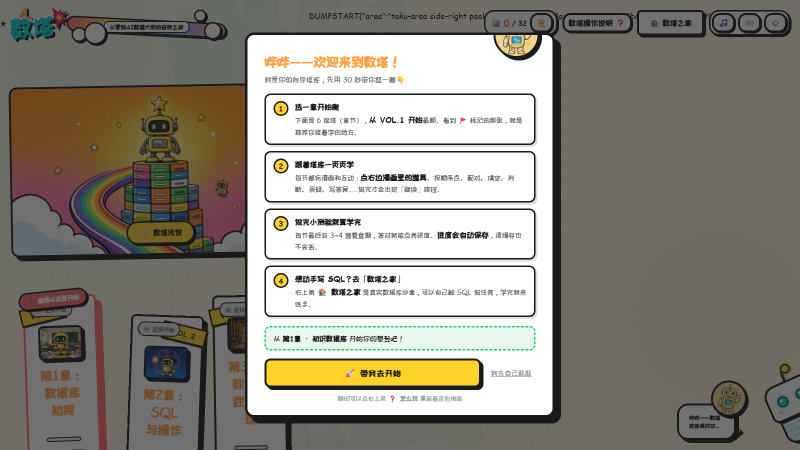
#> input picture .workbuddy/peek-analysis/v14_compact.png, 1600 x 900 px, found by its file name (shown at 1/2 size)
$ python crop27.py
#> lines starting #> are read from the running program, lines starting #| are printed output that depends on the picture
import os
from PIL import Image
out = r"E:\XM\shuta\.workbuddy\peek-analysis"
im = Image.open(os.path.join(out, "v14_compact.png"))
#> im is the input picture: PIL image 1600x900 RGB; mean R, G, B 143.2, 138.9, 129.6
im.crop((1150, 640, 1600, 890)).resize((450*2, 250*2), Image.LANCZOS).save(os.path.join(out, "v14_compact_zoom.png"))
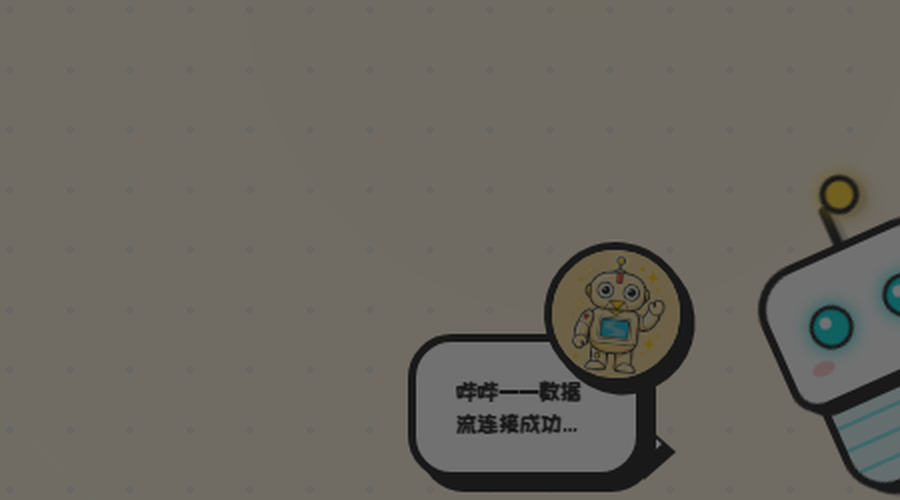
#> saved as v14_compact_zoom.png: PIL image 900x500 RGB; mean R, G, B 106.6, 103.1, 95.2

$ run again, with .workbuddy/peek-analysis/v13_compact.png copied over .workbuddy/peek-analysis/v14_compact.png
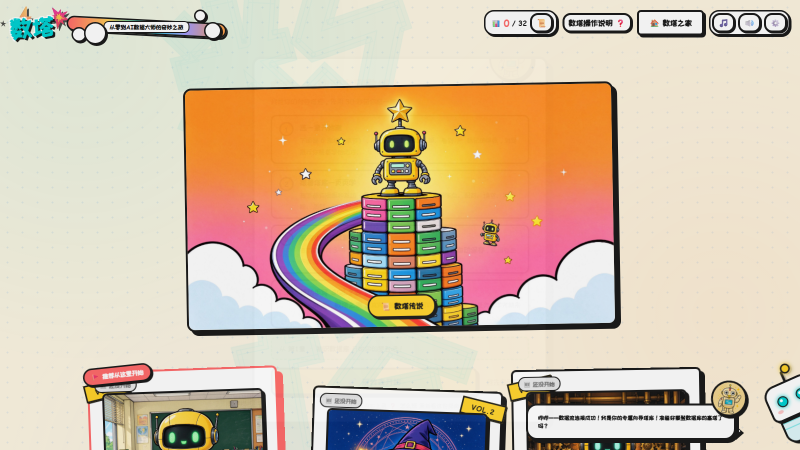
#> input picture .workbuddy/peek-analysis/v13_compact.png, 1600 x 900 px, found by its file name (shown at 1/2 size)
#> im is the input picture: PIL image 1600x900 RGB; mean R, G, B 210.7, 191.4, 167.3
#> `im.crop((1150, 640, 1600, 890)).resize((450*2, 250*2), Image.LANCZOS)...`:
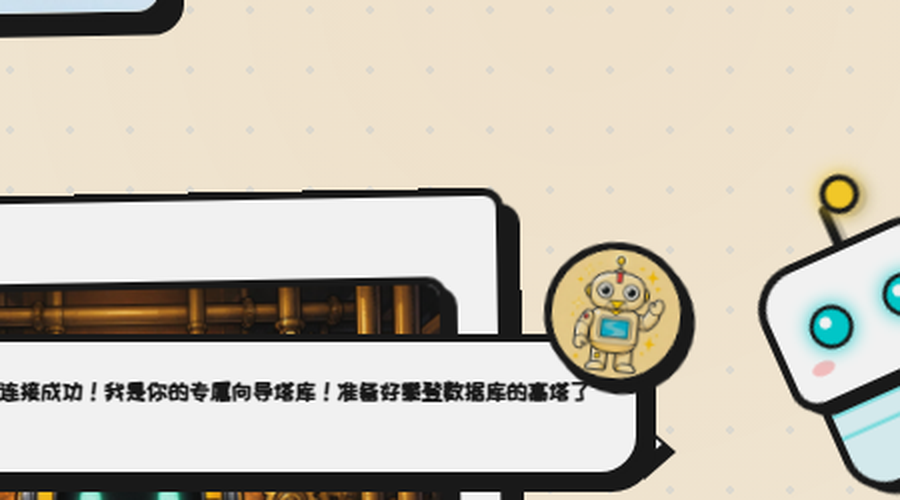
#> saved as v14_compact_zoom.png: PIL image 900x500 RGB; mean R, G, B 202.4, 195.5, 181.9
